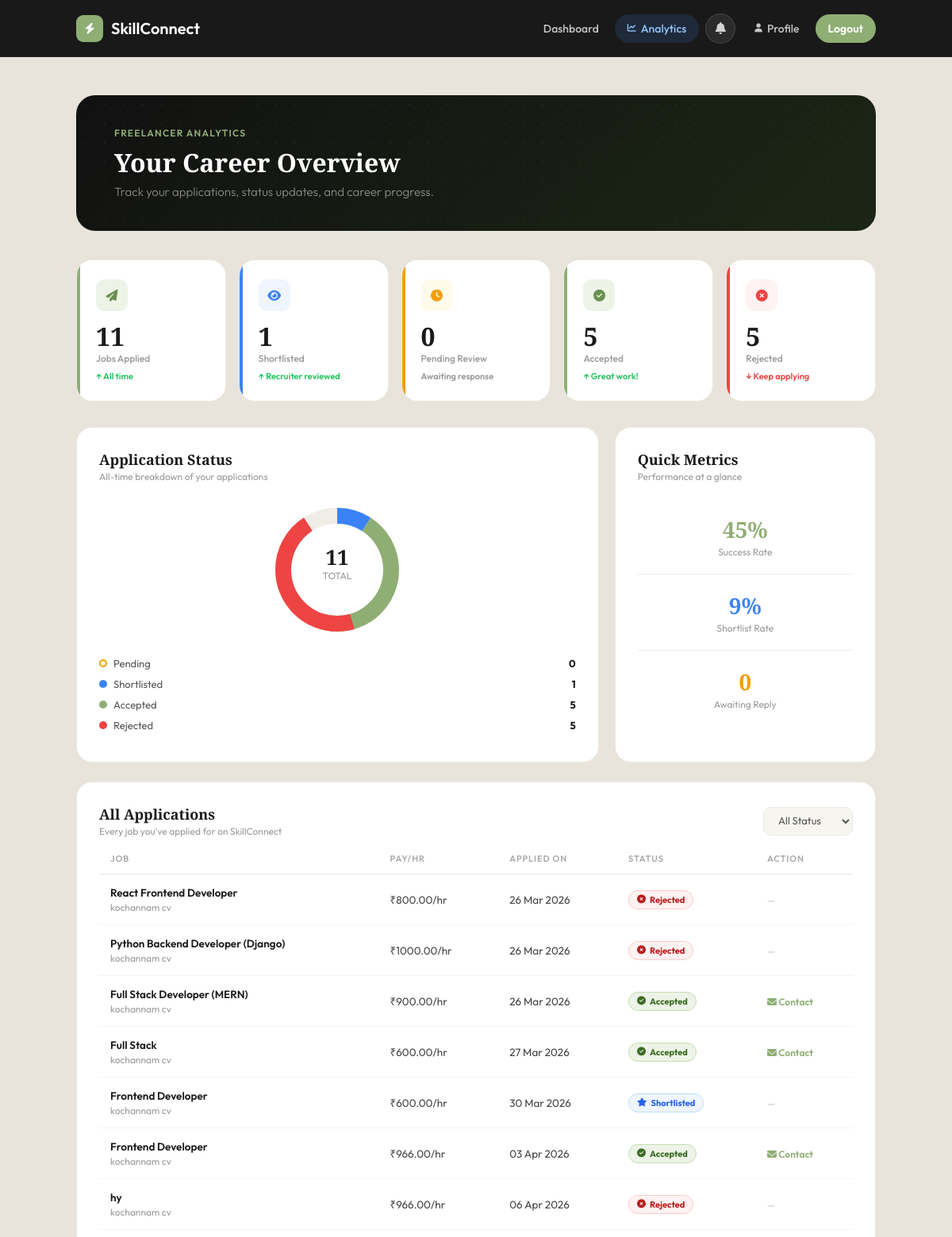
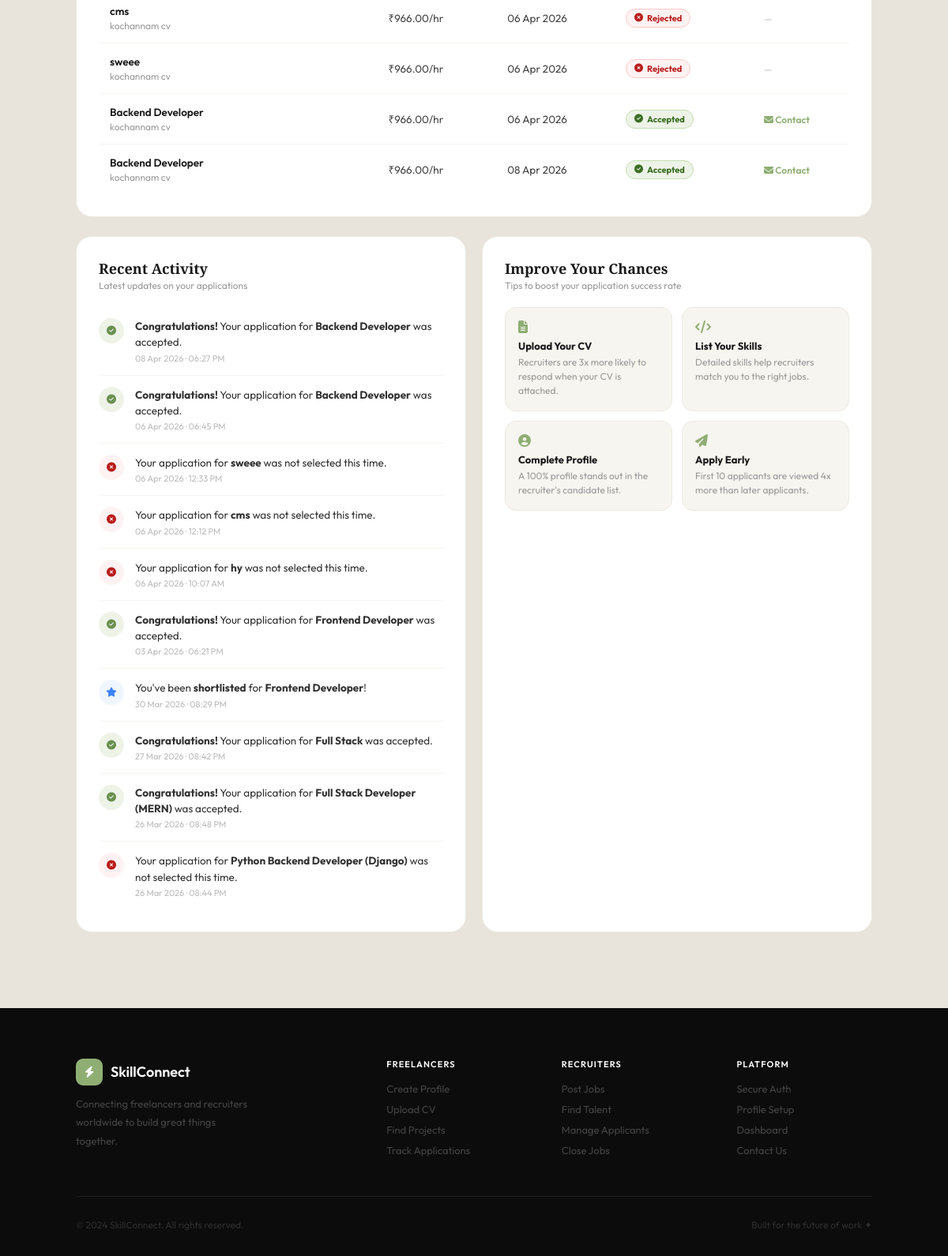
The app's page /freelancer/analytics/ (signed in) with its own data (2 pictures, top to bottom).
### accounts/models.py (models this page shows, shortened)
class JobInterest(models.Model):
    STATUS_CHOICES = [
        ("pending", "Pending"),
        ("shortlisted", "Shortlisted"),
        ("accepted", "Accepted"),
        ("rejected", "Rejected"),
    ]
    job = models.ForeignKey(Job, on_delete=models.CASCADE)
    freelancer = models.ForeignKey(User, on_delete=models.CASCADE)
    message = models.TextField(blank=True)
    created_at = models.DateTimeField(auto_now_add=True)
    status = models.CharField(max_length=20, choices=STATUS_CHOICES, default="pending")

class Job(models.Model):
    EXPERIENCE_LEVELS = (
        ('junior', 'Junior'),
        ('mid', 'Mid Level'),
        ('senior', 'Senior'),
    )
    recruiter = models.ForeignKey(User, on_delete=models.CASCADE)
    title = models.CharField(max_length=200)
    description = models.TextField()
    skills_required = models.CharField(max_length=255)
    tech_stack = models.CharField(max_length=255)
    pay_per_hour = models.DecimalField(max_digits=10, decimal_places=2)
    experience_level = models.CharField(max_length=20, choices=EXPERIENCE_LEVELS)
    created_at = models.DateTimeField(auto_now_add=True)
    is_active = models.BooleanField(default=True)

### accounts/views.py (the view)
# urls.py: path('freelancer/analytics/', views.freelancer_analytics, name='freelancer_analytics'),
@login_required
def freelancer_analytics(request):
    interests = JobInterest.objects.filter(freelancer=request.user).select_related('job', 'job__recruiter')
    total_applied  = interests.count()
    shortlisted    = interests.filter(status='shortlisted').count()
    pending        = interests.filter(status='pending').count()
    accepted       = interests.filter(status='accepted').count()
    rejected       = interests.filter(status='rejected').count()
    recent_activity = interests.order_by('-created_at')[:10]
    return render(request, "freelancer_analytics.html", {
        "interests":       interests,
        "total_applied":   total_applied,
        "shortlisted":     shortlisted,
        "pending":         pending,
        "accepted":        accepted,
        "rejected":        rejected,
        "recent_activity": recent_activity,
    })

### accounts/context_processors.py (called while the page is built)
def navbar_notifications(request):
    if not request.user.is_authenticated:
        return {
            'navbar_notifications': [],
            'unread_notif_count':   0,
        }
    notifications = (
        Notification.objects
        .filter(recipient=request.user)
        .order_by('-created_at')[:8]        # show latest 8 in dropdown
    )
    unread_count = Notification.objects.filter(
        recipient=request.user, is_read=False
    ).count()
    return {
        'navbar_notifications': notifications,
        'unread_notif_count':   unread_count,
    }

### templates/freelancer_analytics.html (shortened to what this page needs)
{% extends "base.html" %}
{% load static %}
{% block content %}
<div class="page-wrapper">
<div class="analytics-hero">
    <div class="hero-text">
        <div class="label">Freelancer Analytics</div>
        <h1>Your Career Overview</h1>
        <p>Track your applications, status updates, and career progress.</p>
    </div>
</div>
<div class="stat-grid">
    <div class="stat-card green">
        <div class="stat-icon green"><i class="fa-solid fa-paper-plane"></i></div>
        <div class="stat-num">{{ total_applied|default:"0" }}</div>
        <div class="stat-label">Jobs Applied</div>
        <div class="stat-trend trend-up">↑ All time</div>
    </div>
    <div class="stat-card blue">
        <div class="stat-icon blue"><i class="fa-solid fa-eye"></i></div>
        <div class="stat-num">{{ shortlisted|default:"0" }}</div>
        <div class="stat-label">Shortlisted</div>
        <div class="stat-trend trend-up">↑ Recruiter reviewed</div>
    </div>
    <div class="stat-card orange">
        <div class="stat-icon orange"><i class="fa-solid fa-clock"></i></div>
        <div class="stat-num">{{ pending|default:"0" }}</div>
        <div class="stat-label">Pending Review</div>
        <div class="stat-trend trend-neu">Awaiting response</div>
    </div>
    <div class="stat-card green">
        <div class="stat-icon green"><i class="fa-solid fa-circle-check"></i></div>
        <div class="stat-num">{{ accepted|default:"0" }}</div>
        <div class="stat-label">Accepted</div>
        <div class="stat-trend trend-up">↑ Great work!</div>
    </div>
    <div class="stat-card red">
        <div class="stat-icon red"><i class="fa-solid fa-circle-xmark"></i></div>
        <div class="stat-num">{{ rejected|default:"0" }}</div>
        <div class="stat-label">Rejected</div>
        <div class="stat-trend trend-down">↓ Keep applying</div>
    </div>
</div>
<div class="three-col">
    <div class="an-card">
        <div class="an-card-header">
            <div>
                <div class="an-card-title">Application Status</div>
                <div class="an-card-sub">All-time breakdown of your applications</div>
            </div>
        </div>
        <div class="donut-wrap">
            <svg class="donut-svg" width="180" height="180" viewBox="0 0 180 180">
                <circle cx="90" cy="90" r="68" fill="none" stroke="#f0ede6" stroke-width="20"/>
                <circle cx="90" cy="90" r="68" fill="none" stroke="#3b82f6" stroke-width="20"
                    stroke-dasharray="{% widthratio shortlisted|default:0 total_applied|default:1 427 %} 427"
                    stroke-dashoffset="0" transform="rotate(-90 90 90)"/>
                <circle cx="90" cy="90" r="68" fill="none" stroke="#8fae74" stroke-width="20"
                    stroke-dasharray="{% widthratio accepted|default:0 total_applied|default:1 427 %} 427"
                    stroke-dashoffset="-{% widthratio shortlisted|default:0 total_applied|default:1 427 %}"
                    transform="rotate(-90 90 90)"/>
                <circle cx="90" cy="90" r="68" fill="none" stroke="#ef4444" stroke-width="20"
                    stroke-dasharray="{% widthratio rejected|default:0 total_applied|default:1 427 %} 427"
                    transform="rotate(-90 90 90)" style="stroke-dashoffset:-{% widthratio accepted|default:0 total_applied|default:1 427 %}"/>
                <text x="90" y="84" text-anchor="middle" font-family="Playfair Display" font-size="26" font-weight="800" fill="#1a1a1a">{{ total_applied|default:"0" }}</text>
                <text x="90" y="102" text-anchor="middle" font-family="Outfit" font-size="12" fill="#999">TOTAL</text>
            </svg>
            <div class="donut-legend">
                <div class="legend-item">
                    <div class="legend-dot" style="background:#fffbeb;border:2px solid #f59e0b;"></div>
                    <span class="legend-label">Pending</span>
                    <span class="legend-val">{{ pending|default:"0" }}</span>
                </div>
                <div class="legend-item">
                    <div class="legend-dot" style="background:#3b82f6;"></div>
                    <span class="legend-label">Shortlisted</span>
                    <span class="legend-val">{{ shortlisted|default:"0" }}</span>
                </div>
                <div class="legend-item">
                    <div class="legend-dot" style="background:#8fae74;"></div>
                    <span class="legend-label">Accepted</span>
                    <span class="legend-val">{{ accepted|default:"0" }}</span>
                </div>
                <div class="legend-item">
                    <div class="legend-dot" style="background:#ef4444;"></div>
                    <span class="legend-label">Rejected</span>
                    <span class="legend-val">{{ rejected|default:"0" }}</span>
                </div>
            </div>
        </div>
    </div>
    <div class="an-card">
        <div class="an-card-header">
            <div>
                <div class="an-card-title">Quick Metrics</div>
                <div class="an-card-sub">Performance at a glance</div>
            </div>
        </div>
        <div class="mini-metric">
            <div class="mm-num" style="color:#8fae74;">
                {% if total_applied %}{% widthratio accepted|default:0 total_applied 100 %}{% else %}0{% endif %}%
            </div>
            <div class="mm-label">Success Rate</div>
        </div>
        <div class="mini-metric">
            <div class="mm-num" style="color:#3b82f6;">
                {% if total_applied %}{% widthratio shortlisted|default:0 total_applied 100 %}{% else %}0{% endif %}%
            </div>
            <div class="mm-label">Shortlist Rate</div>
        </div>
        <div class="mini-metric">
            <div class="mm-num" style="color:#f59e0b;">{{ pending|default:"0" }}</div>
            <div class="mm-label">Awaiting Reply</div>
        </div>
    </div>
</div>
<div class="an-card" style="margin-bottom:24px;">
    <div class="an-card-header">
        <div>
            <div class="an-card-title">All Applications</div>
            <div class="an-card-sub">Every job you've applied for on SkillConnect</div>
        </div>
        <select style="padding:8px 14px;background:#f7f5f0;border:1px solid #ece9e0;border-radius:10px;font-size:13px;color:#555;outline:none;cursor:pointer;font-family:'Outfit',sans-serif;">
            <option>All Status</option>
        </select>
    </div>
    <table class="app-table">
        <thead>
            <tr>
                <th>Job</th>
                <th>Pay/hr</th>
                <th>Applied On</th>
                <th>Status</th>
                <th>Action</th>
            </tr>
        </thead>
        <tbody>
            {% for interest in interests %}
            <tr>
                <td>
                    <div class="job-title-cell">{{ interest.job.title }}</div>
                    <div class="job-company">{{ interest.job.recruiter.get_full_name }}</div>
                </td>
                <td>₹{{ interest.job.pay_per_hour }}/hr</td>
                <td>{{ interest.created_at|date:"d M Y" }}</td>
                <td>
                    {% if interest.status == 'accepted' %}
                        <span class="status-badge s-accepted"><i class="fa-solid fa-circle-check"></i> Accepted</span>
                    {% elif interest.status == 'rejected' %}
                        <span class="status-badge s-rejected"><i class="fa-solid fa-circle-xmark"></i> Rejected</span>
                    {% elif interest.status == 'shortlisted' %}
                        <span class="status-badge s-shortlisted"><i class="fa-solid fa-star"></i> Shortlisted</span>
                    {% else %}
                        <span class="status-badge s-pending"><i class="fa-solid fa-clock"></i> Pending</span>
                    {% endif %}
                </td>
                <td>
                    {% if interest.status == 'accepted' %}
                        <a href="mailto:{{ interest.job.recruiter.email }}" style="font-size:12px;color:#8fae74;font-weight:600;text-decoration:none;">
                            <i class="fa-solid fa-envelope"></i> Contact
                        </a>
                    {% else %}
                        <span style="font-size:12px;color:#bbb;">—</span>
                    {% endif %}
                </td>
            </tr>
            {% endfor %}
        </tbody>
    </table>
</div>
<div class="two-col">
    <div class="an-card">
        <div class="an-card-header">
            <div>
                <div class="an-card-title">Recent Activity</div>
                <div class="an-card-sub">Latest updates on your applications</div>
            </div>
        </div>
        <div class="activity-feed">
            {% for interest in recent_activity %}
            <div class="activity-item">
                <div class="activity-dot-wrap">
                    <div class="activity-dot
                        {% if interest.status == 'accepted' %}dot-green
                        {% elif interest.status == 'rejected' %}dot-red
                        {% elif interest.status == 'shortlisted' %}dot-blue
                        {% else %}dot-orange{% endif %}">
                        <i class="fa-solid
                            {% if interest.status == 'accepted' %}fa-circle-check
                            {% elif interest.status == 'rejected' %}fa-circle-xmark
                            {% elif interest.status == 'shortlisted' %}fa-star
                            {% else %}fa-paper-plane{% endif %}"></i>
                    </div>
                </div>
                <div class="activity-content">
                    <div class="activity-text">
                        {% if interest.status == 'accepted' %}
                            <strong>Congratulations!</strong> Your application for <strong>{{ interest.job.title }}</strong> was accepted.
                        {% elif interest.status == 'rejected' %}
                            Your application for <strong>{{ interest.job.title }}</strong> was not selected this time.
                        {% elif interest.status == 'shortlisted' %}
                            You've been <strong>shortlisted</strong> for <strong>{{ interest.job.title }}</strong>!
                        {% else %}
                            You applied for <strong>{{ interest.job.title }}</strong>. Waiting for response.
                        {% endif %}
                    </div>
                    <div class="activity-time">{{ interest.created_at|date:"d M Y · h:i A" }}</div>
                </div>
            </div>
            {% empty %}
            <div style="text-align:center;padding:30px;color:#bbb;font-size:13px;">
                <i class="fa-solid fa-clock" style="font-size:24px;margin-bottom:8px;display:block;color:#ddd;"></i>
                No recent activity yet.
            </div>
            {% endfor %}
        </div>
    </div>
    <div class="an-card">
        <div class="an-card-header">
            <div>
                <div class="an-card-title">Improve Your Chances</div>
                <div class="an-card-sub">Tips to boost your application success rate</div>
            </div>
        </div>
        <div class="tips-grid">
            <div class="tip-item">
                <i class="fa-solid fa-file-lines"></i>
                <h5>Upload Your CV</h5>
                <p>Recruiters are 3x more likely to respond when your CV is attached.</p>
            </div>
            <div class="tip-item">
                <i class="fa-solid fa-code"></i>
                <h5>List Your Skills</h5>
                <p>Detailed skills help recruiters match you to the right jobs.</p>
            </div>
            <div class="tip-item">
                <i class="fa-solid fa-user-circle"></i>
                <h5>Complete Profile</h5>
                <p>A 100% profile stands out in the recruiter's candidate list.</p>
            </div>
            <div class="tip-item">
                <i class="fa-solid fa-paper-plane"></i>
                <h5>Apply Early</h5>
                <p>First 10 applicants are viewed 4x more than later applicants.</p>
            </div>
        </div>
    </div>
</div>
</div>
{% endblock %}

### templates/base.html (style rules this page uses)
* { margin:0; padding:0; box-sizing:border-box; }
:root { --green: #8fae74; --green-dark: #7a9962; --green-light: #b5d49a; --green-bg: #eef3e8; --dark: #111; --text: #1a1a1a; --muted: #777; --border: #ece9e0; --bg: #f7f5f0; --white: #ffffff; }
body { background: #e8e4dc; font-family: 'Outfit', sans-serif; min-height: 100vh; display: flex; flex-direction: column; }
.page-wrapper { flex: 1; padding: 48px 8% 72px; }

### records on screen
JobInterest: job "React Frontend Developer", job.recruiter.get_full_name "kochannam cv", job.pay_per_hour "800.00", created_at "26 Mar 2026", status "rejected" (drawn)
JobInterest: job "Python Backend Developer (Django)", job.recruiter.get_full_name "kochannam cv", job.pay_per_hour "1000.00", created_at "26 Mar 2026", status "rejected" (drawn), created_at "26 Mar 2026 · 08:44 PM"
JobInterest: job "Full Stack Developer (MERN)", job.recruiter.get_full_name "kochannam cv", job.pay_per_hour "900.00", created_at "26 Mar 2026", status "accepted" (drawn), created_at "26 Mar 2026 · 08:48 PM"
JobInterest: job "Full Stack", job.recruiter.get_full_name "kochannam cv", job.pay_per_hour "600.00", created_at "27 Mar 2026", status "accepted" (drawn), created_at "27 Mar 2026 · 08:42 PM"
JobInterest: job "Frontend Developer", job.recruiter.get_full_name "kochannam cv", job.pay_per_hour "600.00", created_at "30 Mar 2026", status "shortlisted" (drawn), created_at "30 Mar 2026 · 08:29 PM"
JobInterest: job "Frontend Developer", job.recruiter.get_full_name "kochannam cv", job.pay_per_hour "966.00", created_at "03 Apr 2026", status "accepted" (drawn), created_at "03 Apr 2026 · 06:21 PM"
JobInterest: job "hy", job.recruiter.get_full_name "kochannam cv", job.pay_per_hour "966.00", created_at "06 Apr 2026", status "rejected" (drawn), created_at "06 Apr 2026 · 10:07 AM"
JobInterest: job "cms", job.recruiter.get_full_name "kochannam cv", job.pay_per_hour "966.00", created_at "06 Apr 2026", status "rejected" (drawn), created_at "06 Apr 2026 · 12:12 PM"
JobInterest: job "sweee", job.recruiter.get_full_name "kochannam cv", job.pay_per_hour "966.00", created_at "06 Apr 2026", status "rejected" (drawn), created_at "06 Apr 2026 · 12:33 PM"
JobInterest: job "Backend Developer", job.recruiter.get_full_name "kochannam cv", job.pay_per_hour "966.00", created_at "06 Apr 2026", status "accepted" (drawn), created_at "06 Apr 2026 · 06:45 PM"
JobInterest: job "Backend Developer", job.recruiter.get_full_name "kochannam cv", job.pay_per_hour "966.00", created_at "08 Apr 2026", status "accepted" (drawn), created_at "08 Apr 2026 · 06:27 PM"

### other values on screen
{{ total_applied|default:"0" }} "11"
{{ shortlisted|default:"0" }} "1"
{{ pending|default:"0" }} "0"
{{ accepted|default:"0" }} "5"
{{ rejected|default:"0" }} "5"
